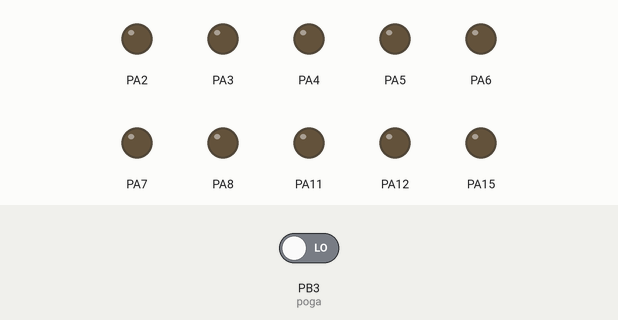
This sketch was run on a simulated STM32 Blue Pill. Shown: output pins drawn as LEDs (lit = HIGH). The test bench sets the inputs (shaded band); at power-on: PB3 (poga) LOW.

Above: at 0.05 s.
At 0.35 s:
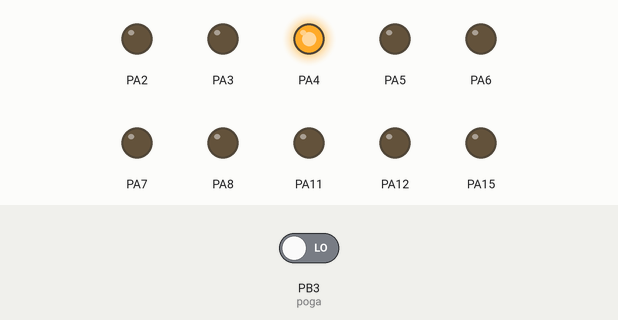
At 0.75 s:
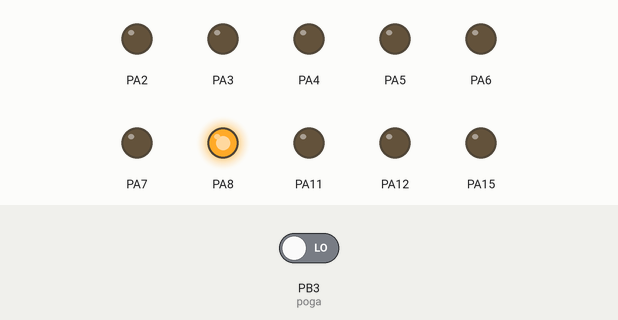
At 1.46 s:
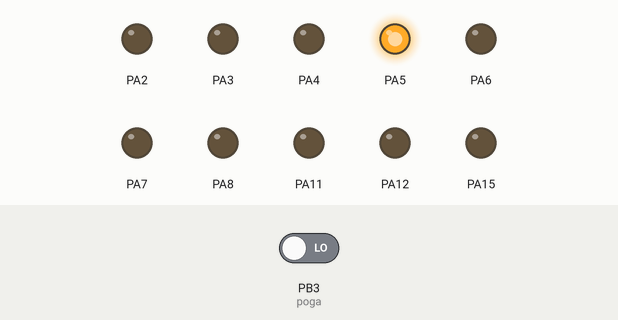
At 2.17 s:
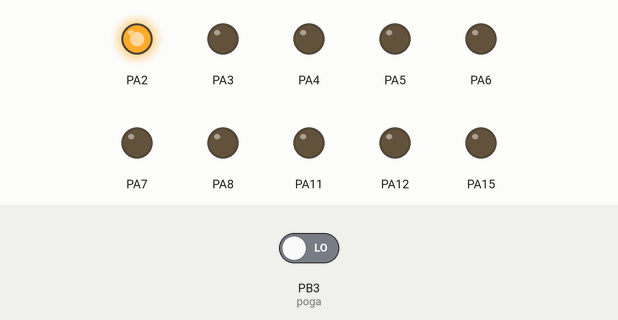
At 2.87 s:
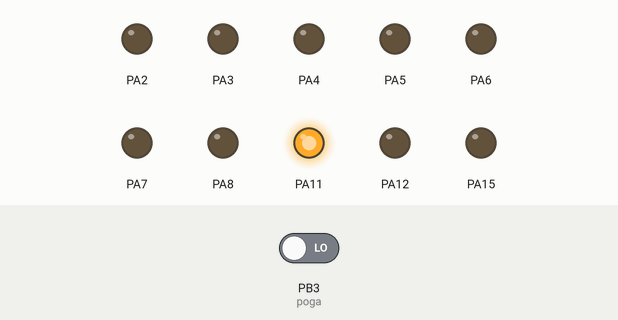
Timing chart, 0 to 3.2 s (numbered marks = the images above):
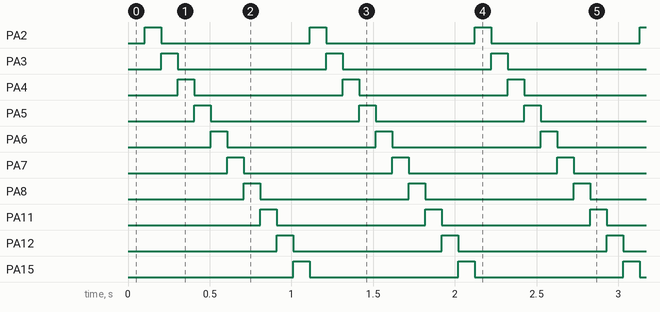

The sketch:

Majasdarsbs.ino
```cpp
int poga=PB3;

int ledViens=PA2;
int ledDivi=PA3;
int ledTris=PA4;
int ledChetri=PA5;
int ledPieci=PA6;
int ledSeshi=PA7;
int ledSpetinji=PA8;
int ledAstonji=PA11;
int ledDevinji=PA12;
int ledDesmit=PA15;

int ledSaraksts[10] = {ledViens, ledDivi, ledTris, ledChetri, ledPieci, ledSeshi, ledSpetinji, ledAstonji, ledDevinji, ledDesmit};

int ieprieksejais{0};
int aktualais{0};
int skaitiklis{0};
uint32_t timer{0};


void setup() {
  // put your setup code here, to run once:
  pinMode(poga, INPUT);

  for(int i=0;i<10;i++){
    pinMode(ledSaraksts[i], OUTPUT);
  }

}

void loop() {

  while(true){
    if(millis()-timer>100){
      ieprieksejais = aktualais;
      aktualais = ledSaraksts[skaitiklis];
      digitalWrite(ieprieksejais, LOW);
      digitalWrite(aktualais, HIGH);
      timer=millis();
      skaitiklis = skaitiklis + 1;
      if(skaitiklis==10){
        skaitiklis = 0;
      }
    }
    if(digitalRead(poga)== HIGH) break;
  }

  while(true){
     if(millis()-timer>100){
      ieprieksejais = aktualais;
      aktualais = ledSaraksts[skaitiklis];
      digitalWrite(ieprieksejais, LOW);
      digitalWrite(aktualais, HIGH);
      timer=millis();
      skaitiklis = skaitiklis - 1;
      if(skaitiklis<0){
        skaitiklis = 9;
      }
    }
    if(digitalRead(poga)== HIGH) break;

  }
  // put your main code here, to run repeatedly:

}
```

Measured:
- by itself, PA2–8, PA11, PA12, PA15: alternates HIGH for 0.10 s and LOW for 0.91 s
- by itself, everything shown: repeats every 1.0 s, in 10 steps
